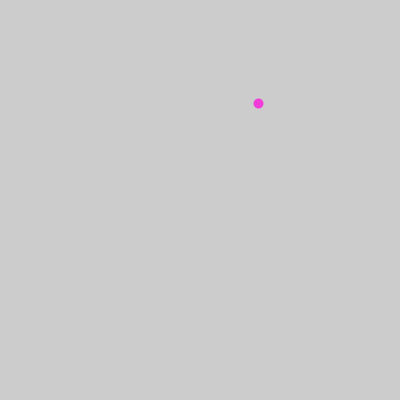
Frame 1 (no input)
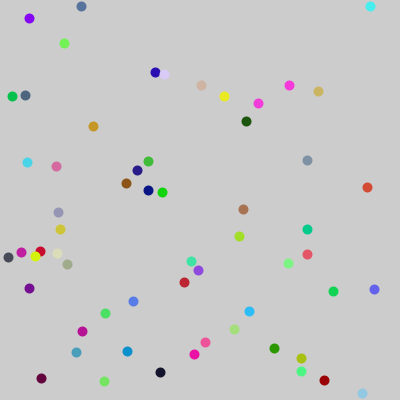
Frame 60 (the mouse pressed at the canvas centre just before this capture)
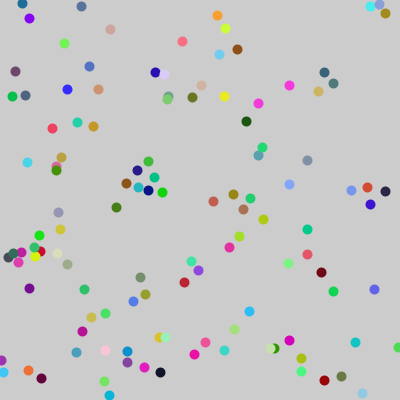
Frame 120 (the mouse held since frame 60 and released just before this capture)

The Processing sketch that drew these frames (run headless with seeded random() and noise(); from frame 60 on, the mouse is pressed at the canvas centre):

// Processing sketch: sketchEjercicio6
// ── sketchEjercicio6.pde
float x = 0;
float y = 0;
void setup(){
  size(400,400);
}

void draw(){
  x = random(width);
  y = random(height);
  strokeWeight(10);
  stroke(random(255),random(255), random(255));
  point(x,y);
}
